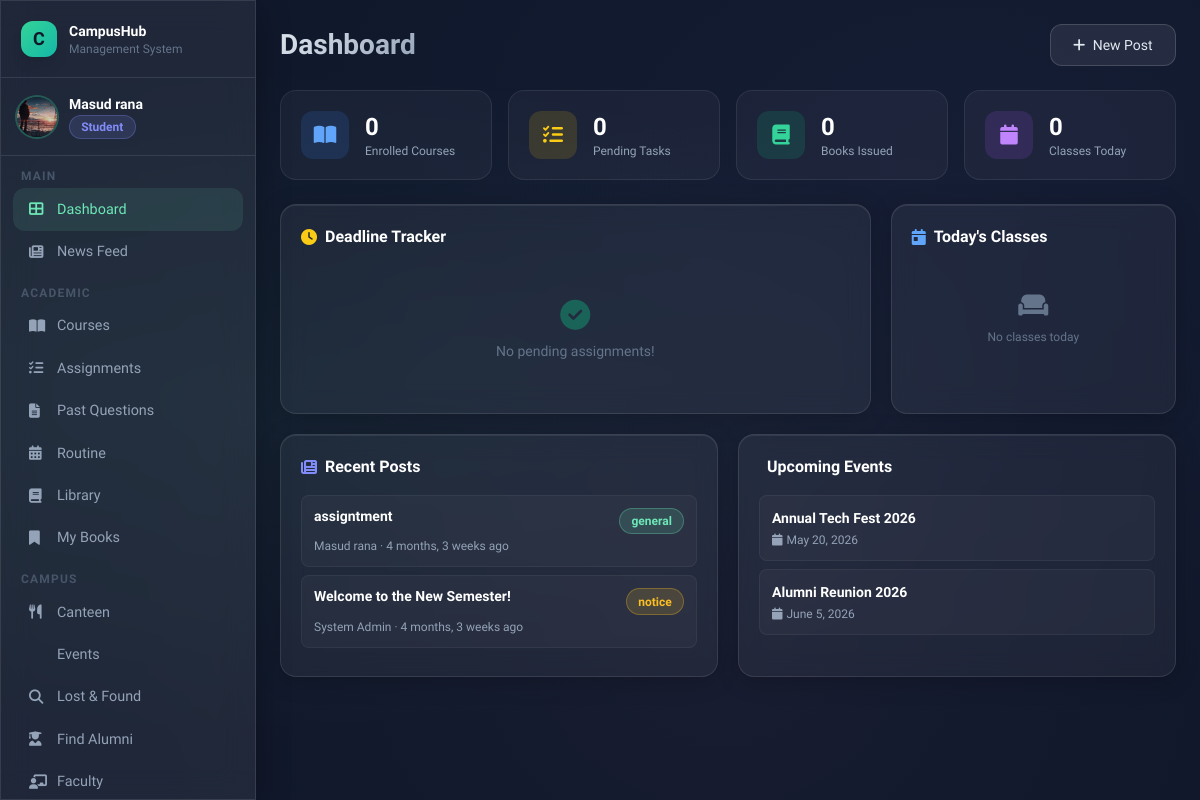
The app's page /dashboard/ (signed in) with its own data.
### users/models.py (models this page shows, shortened)
class User(AbstractUser):
    ROLE_CHOICES = [
        ('admin', 'Admin'),
        ('teacher', 'Teacher'),
        ('student', 'Student'),
        ('alumni', 'Alumni'),
    ]
    email = models.EmailField(unique=True)
    phone = models.CharField(max_length=20, blank=True)
    role = models.CharField(max_length=20, choices=ROLE_CHOICES, default='student')
    profile_picture = models.ImageField(upload_to='profile_pics/', blank=True, null=True)
    USERNAME_FIELD = 'email'
    REQUIRED_FIELDS = ['username']
    def is_student(self): return self.role == 'student'
    def is_alumni(self): return self.role == 'alumni'

### social/models.py (models this page shows, shortened)
class Post(models.Model):
    POST_TYPES = [
        ('notice', 'Notice'),
        ('news', 'News'),
        ('question', 'Question'),
        ('general', 'General'),
    ]
    title = models.CharField(max_length=300)
    content = models.TextField()
    post_type = models.CharField(max_length=20, choices=POST_TYPES, default='general')
    posted_by = models.ForeignKey(settings.AUTH_USER_MODEL, on_delete=models.CASCADE, related_name='posts')
    date = models.DateTimeField(auto_now_add=True)
    image = models.ImageField(upload_to='post_images/', blank=True, null=True)
    is_approved = models.BooleanField(default=True)
    class Meta:
        ordering = ['-date']

### campus/models.py (models this page shows, shortened)
class Event(models.Model):
    STATUS_CHOICES = [
        ('upcoming', 'Upcoming'),
        ('ongoing', 'Ongoing'),
        ('completed', 'Completed'),
        ('cancelled', 'Cancelled'),
    ]
    event_name = models.CharField(max_length=200)
    description = models.TextField()
    date = models.DateField()
    start_time = models.TimeField(null=True, blank=True)
    end_time = models.TimeField(null=True, blank=True)
    status = models.CharField(max_length=20, choices=STATUS_CHOICES, default='upcoming')
    room = models.ForeignKey('Classroom', on_delete=models.SET_NULL, null=True, blank=True, related_name='events')
    organizer = models.ForeignKey(settings.AUTH_USER_MODEL, on_delete=models.SET_NULL, null=True, related_name='organized_events')
    banner = models.ImageField(upload_to='event_banners/', blank=True, null=True)
    max_participants = models.IntegerField(default=100)
    participants = models.ManyToManyField(settings.AUTH_USER_MODEL, blank=True, related_name='registered_events')

### users/dashboard_views.py (the view, shortened to what this page needs)
# urls.py: path('dashboard/', include('users.dashboard_urls')),
@login_required
def dashboard(request):
    user = request.user
    context = {'user': user}
    if user.is_student():
        profile = getattr(user, 'studentprofile', None)
        enrolled_courses = user.enrolled_courses.all()
        assignments = Assignment.objects.filter(
            course__in=enrolled_courses,
            due_date__gte=timezone.now()
        ).order_by('due_date')[:5]
        submitted_ids = AssignmentSubmission.objects.filter(
            student=user
        ).values_list('assignment_id', flat=True)
        book_issues = BookIssue.objects.filter(borrower=user, status='issued').select_related('book')
        today = timezone.now().strftime('%A').lower()
        today_routine = Routine.objects.filter(
            course__in=enrolled_courses, day=today
        ).select_related('course').order_by('start_time')
        context.update({
            'profile': profile,
            'enrolled_courses': enrolled_courses,
            'assignments': assignments,
            'submitted_ids': list(submitted_ids),
            'book_issues': book_issues,
            'today_routine': today_routine,
        })
    context['recent_posts'] = Post.objects.filter(is_approved=True).order_by('-date')[:4]
    context['upcoming_events'] = Event.objects.filter(status='upcoming').order_by('date')[:3]
    return render(request, 'users/dashboard.html', context)

### templates/users/dashboard.html (shortened to what this page needs)
{% extends 'base.html' %}
{% block page_title %}Dashboard{% endblock %}
{% block content %}
{% if user.is_student %}
<div class="grid grid-cols-4 gap-4 mb-6">
  <div class="stat-card flex items-center gap-4">
    <div class="w-12 h-12 rounded-xl bg-blue-500/15 flex items-center justify-center text-blue-400 text-xl"><i class="fas fa-book-open"></i></div>
    <div><div class="text-2xl font-bold text-white">{{ enrolled_courses.count }}</div><div class="text-xs text-slate-400">Enrolled Courses</div></div>
  </div>
  <div class="stat-card flex items-center gap-4">
    <div class="w-12 h-12 rounded-xl bg-yellow-500/15 flex items-center justify-center text-yellow-400 text-xl"><i class="fas fa-tasks"></i></div>
    <div><div class="text-2xl font-bold text-white">{{ assignments.count }}</div><div class="text-xs text-slate-400">Pending Tasks</div></div>
  </div>
  <div class="stat-card flex items-center gap-4">
    <div class="w-12 h-12 rounded-xl bg-emerald-500/15 flex items-center justify-center text-emerald-400 text-xl"><i class="fas fa-book"></i></div>
    <div><div class="text-2xl font-bold text-white">{{ book_issues.count }}</div><div class="text-xs text-slate-400">Books Issued</div></div>
  </div>
  <div class="stat-card flex items-center gap-4">
    <div class="w-12 h-12 rounded-xl bg-purple-500/15 flex items-center justify-center text-purple-400 text-xl"><i class="fas fa-calendar"></i></div>
    <div><div class="text-2xl font-bold text-white">{{ today_routine.count }}</div><div class="text-xs text-slate-400">Classes Today</div></div>
  </div>
</div>
<div class="grid grid-cols-3 gap-5 mb-5">
  <div class="col-span-2 glass-card p-5">
    <h3 class="font-bold text-white mb-4 flex items-center gap-2"><i class="fas fa-clock text-yellow-400"></i> Deadline Tracker</h3>
    {% if assignments %}
      <div class="space-y-3">
      {% for a in assignments %}
        <div class="flex items-center justify-between p-3 bg-white/[0.03] rounded-lg border border-white/5">
          <div class="flex items-center gap-3">
            <div class="w-9 h-9 rounded-lg {% if a.is_overdue %}bg-red-500/20 text-red-400{% else %}bg-yellow-500/15 text-yellow-400{% endif %} flex items-center justify-center text-sm">
              <i class="fas fa-tasks"></i>
            </div>
            <div>
              <div class="font-semibold text-sm text-white">{{ a.title }}</div>
              <div class="text-xs text-slate-400">{{ a.course.course_id }}</div>
            </div>
          </div>
          <div class="text-right">
            <div class="text-xs font-semibold {% if a.is_overdue %}text-red-400{% else %}text-yellow-300{% endif %}">{{ a.due_date|date:"M d, Y" }}</div>
            {% if a.id in submitted_ids %}
              <span class="badge badge-green text-xs">Submitted</span>
            {% else %}
              <a href="{% url 'submit_assignment' a.pk %}" class="text-xs text-emerald-400 hover:underline">Submit →</a>
            {% endif %}
          </div>
        </div>
      {% endfor %}
      </div>
    {% else %}
      <div class="text-center py-8 text-slate-500"><i class="fas fa-check-circle text-3xl mb-2 text-emerald-500/40"></i><p class="text-sm">No pending assignments!</p></div>
    {% endif %}
  </div>
  <div class="glass-card p-5">
    <h3 class="font-bold text-white mb-4 flex items-center gap-2"><i class="fas fa-calendar-day text-blue-400"></i> Today's Classes</h3>
    {% if today_routine %}
      <div class="space-y-2">
      {% for r in today_routine %}
        <div class="p-3 bg-blue-500/8 rounded-lg border border-blue-500/15">
          <div class="font-semibold text-sm text-white">{{ r.course.course_name }}</div>
          <div class="text-xs text-slate-400 mt-1">{{ r.start_time|time:"H:i" }} – {{ r.end_time|time:"H:i" }}</div>
          {% if r.room_number %}<div class="text-xs text-blue-400">Room {{ r.room_number }}</div>{% endif %}
        </div>
      {% endfor %}
      </div>
    {% else %}
      <div class="text-center py-6 text-slate-500"><i class="fas fa-couch text-2xl mb-2"></i><p class="text-xs">No classes today</p></div>
    {% endif %}
  </div>
</div>
{% endif %}
<div class="grid grid-cols-2 gap-5">
  <div class="glass-card p-5">
    <h3 class="font-bold text-white mb-4 flex items-center gap-2"><i class="fas fa-newspaper text-indigo-400"></i> Recent Posts</h3>
    {% for post in recent_posts %}
    <a href="{% url 'post_detail' post.pk %}" class="block p-3 bg-white/[0.03] rounded-lg mb-2 border border-white/5 hover:border-white/10 transition-colors">
      <div class="flex items-start justify-between gap-2">
        <div class="font-semibold text-sm text-white leading-tight">{{ post.title|truncatechars:50 }}</div>
        <span class="badge {% if post.post_type == 'notice' %}badge-yellow{% elif post.post_type == 'news' %}badge-blue{% else %}badge-green{% endif %} shrink-0">{{ post.post_type }}</span>
      </div>
      <div class="text-xs text-slate-400 mt-1">{{ post.posted_by.get_full_name }} · {{ post.date|timesince }} ago</div>
    </a>
    {% empty %}<p class="text-slate-500 text-sm">No posts yet.</p>{% endfor %}
  </div>
  <div class="glass-card p-5">
    <h3 class="font-bold text-white mb-4 flex items-center gap-2"> Upcoming Events</h3>
    {% for e in upcoming_events %}
    <a href="{% url 'event_detail' e.pk %}" class="block p-3 bg-white/[0.03] rounded-lg mb-2 border border-white/5 hover:border-white/10 transition-colors">
      <div class="font-semibold text-sm text-white">{{ e.event_name }}</div>
      <div class="text-xs text-slate-400 mt-1"><i class="fas fa-calendar mr-1"></i>{{ e.date }}</div>
    </a>
    {% empty %}<p class="text-slate-500 text-sm">No upcoming events.</p>{% endfor %}
  </div>
</div>
{% endblock %}

### templates/base.html (shortened to what this page needs)
<!DOCTYPE html>
<html lang="en">
<head>
<script src="https://cdn.tailwindcss.com"></script>
<link rel="stylesheet" href="https://cdnjs.cloudflare.com/ajax/libs/font-awesome/6.4.0/css/all.min.css">
</head>
<body>
<div class="mesh-bg"></div>
{% if user.is_authenticated %}
<div class="flex min-h-screen">
  <aside class="w-64 flex-shrink-0 glass border-r border-white/10 flex flex-col fixed h-full z-20 overflow-y-auto scrollbar-thin">
    <div class="p-5 border-b border-white/10">
      <div class="flex items-center gap-3">
        <div class="w-9 h-9 rounded-xl bg-gradient-to-br from-emerald-400 to-teal-500 flex items-center justify-center text-slate-900 font-bold text-lg shadow-lg">C</div>
        <div>
          <div class="font-bold text-white text-sm">CampusHub</div>
          <div class="text-xs text-slate-500">Management System</div>
        </div>
      </div>
    </div>
    <div class="p-4 border-b border-white/10">
      <div class="flex items-center gap-3">
        {% if user.profile_picture %}
          <img src="{{ user.profile_picture.url }}" class="w-10 h-10 rounded-full object-cover ring-2 ring-emerald-400/30">
        {% else %}
          <div class="w-10 h-10 rounded-full bg-gradient-to-br from-indigo-500 to-purple-500 flex items-center justify-center text-white font-bold text-sm">
            {{ user.first_name|first|upper }}{{ user.last_name|first|upper }}
          </div>
        {% endif %}
        <div class="overflow-hidden">
          <div class="font-semibold text-sm text-white truncate">{{ user.get_full_name|default:user.username }}</div>
          <span class="badge {% if user.role == 'student' %}badge-blue{% elif user.role == 'teacher' %}badge-green{% elif user.role == 'alumni' %}badge-pink{% else %}badge-yellow{% endif %} text-xs">{{ user.role|title }}</span>
        </div>
      </div>
    </div>
    <nav class="p-3 flex-1">
      <div class="mb-2">
        <p class="text-xs text-slate-600 uppercase tracking-widest px-2 mb-1 font-semibold">Main</p>
        <a href="{% url 'dashboard' %}" class="sidebar-link {% if request.resolver_match.url_name == 'dashboard' %}active{% endif %}">
          <i class="fas fa-th-large w-4"></i> Dashboard
        </a>
        <a href="{% url 'post_list' %}" class="sidebar-link {% if 'post' in request.resolver_match.url_name %}active{% endif %}">
          <i class="fas fa-newspaper w-4"></i> News Feed
        </a>
      </div>
      {% if not user.is_alumni %}
      <div class="mb-2">
        <p class="text-xs text-slate-600 uppercase tracking-widest px-2 mb-1 mt-3 font-semibold">Academic</p>
        <a href="{% url 'course_list' %}" class="sidebar-link">
          <i class="fas fa-book-open w-4"></i> Courses
        </a>
        <a href="{% url 'assignment_list' %}" class="sidebar-link">
          <i class="fas fa-tasks w-4"></i> Assignments
        </a>
        <a href="{% url 'previous_questions' %}" class="sidebar-link">
          <i class="fas fa-file-alt w-4"></i> Past Questions
        </a>
        <a href="{% url 'routine' %}" class="sidebar-link">
          <i class="fas fa-calendar-alt w-4"></i> Routine
        </a>
        <a href="{% url 'book_list' %}" class="sidebar-link">
          <i class="fas fa-book w-4"></i> Library
        </a>
        <a href="{% url 'my_books' %}" class="sidebar-link">
          <i class="fas fa-bookmark w-4"></i> My Books
        </a>
      </div>
      {% endif %}
      <div class="mb-2">
        <p class="text-xs text-slate-600 uppercase tracking-widest px-2 mb-1 mt-3 font-semibold">Campus</p>
        <a href="{% url 'canteen_menu' %}" class="sidebar-link">
          <i class="fas fa-utensils w-4"></i> Canteen
        </a>
        <a href="{% url 'event_list' %}" class="sidebar-link">
           Events
        </a>
        <a href="{% url 'lost_found' %}" class="sidebar-link">
          <i class="fas fa-search w-4"></i> Lost & Found
        </a>
        {% if user.is_student %}
        <a href="{% url 'alumni_list' %}" class="sidebar-link">
          <i class="fas fa-user-graduate w-4"></i> Find Alumni
        </a>
        {% endif %}
        <a href="{% url 'faculty_list' %}" class="sidebar-link">
          <i class="fas fa-chalkboard-teacher w-4"></i> Faculty
        </a>
      </div>
    </nav>
  </aside>
  <main class="flex-1 ml-64 p-6 min-h-screen">
    <header class="flex items-center justify-between mb-6">
      <div>
        {% block page_header %}<h1 class="page-title">{% block page_title %}Dashboard{% endblock %}</h1>{% endblock %}
      </div>
      <div class="flex items-center gap-3">
        <a href="{% url 'create_post' %}" class="btn-secondary text-sm"><i class="fas fa-plus mr-1"></i> New Post</a>
      </div>
    </header>
    {% block content %}{% endblock %}
  </main>
</div>
{% else %}
{% block auth_content %}{% endblock %}
{% endif %}
</body>
</html>

### records on screen
User: profile_picture (picture), get_full_name "Masud rana", role "Student"
Post: title "assigntment", post_type "general", posted_by.get_full_name "Masud rana", date "4 months, 3 weeks"
Post: title "Welcome to the New Semester!", post_type "notice", posted_by.get_full_name "System Admin", date "4 months, 3 weeks"
Event: event_name "Annual Tech Fest 2026", date "May 20, 2026"
Event: event_name "Alumni Reunion 2026", date "June 5, 2026"

### other values on screen
{{ enrolled_courses.count }} "0"
{{ assignments.count }} "0"
{{ book_issues.count }} "0"
{{ today_routine.count }} "0"
